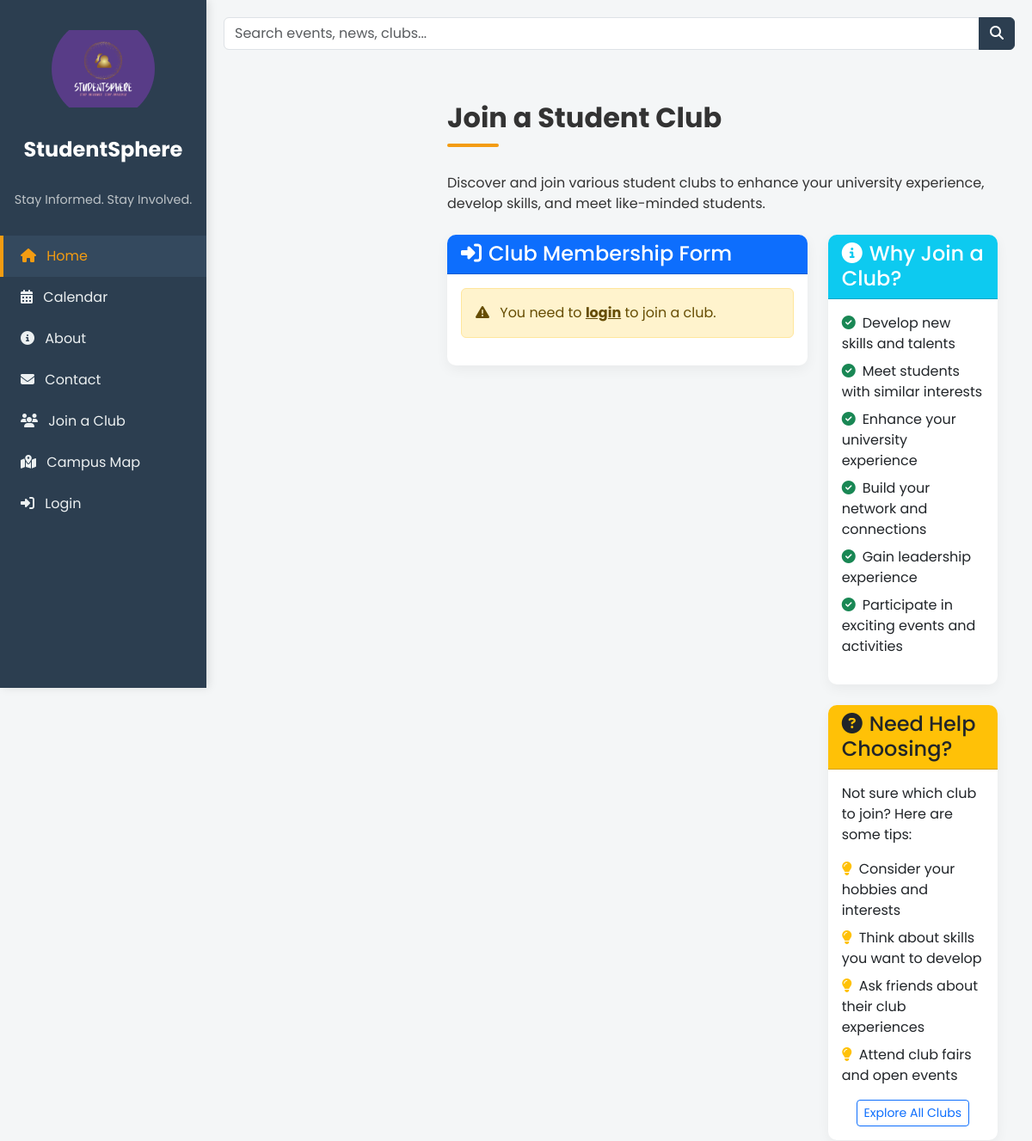
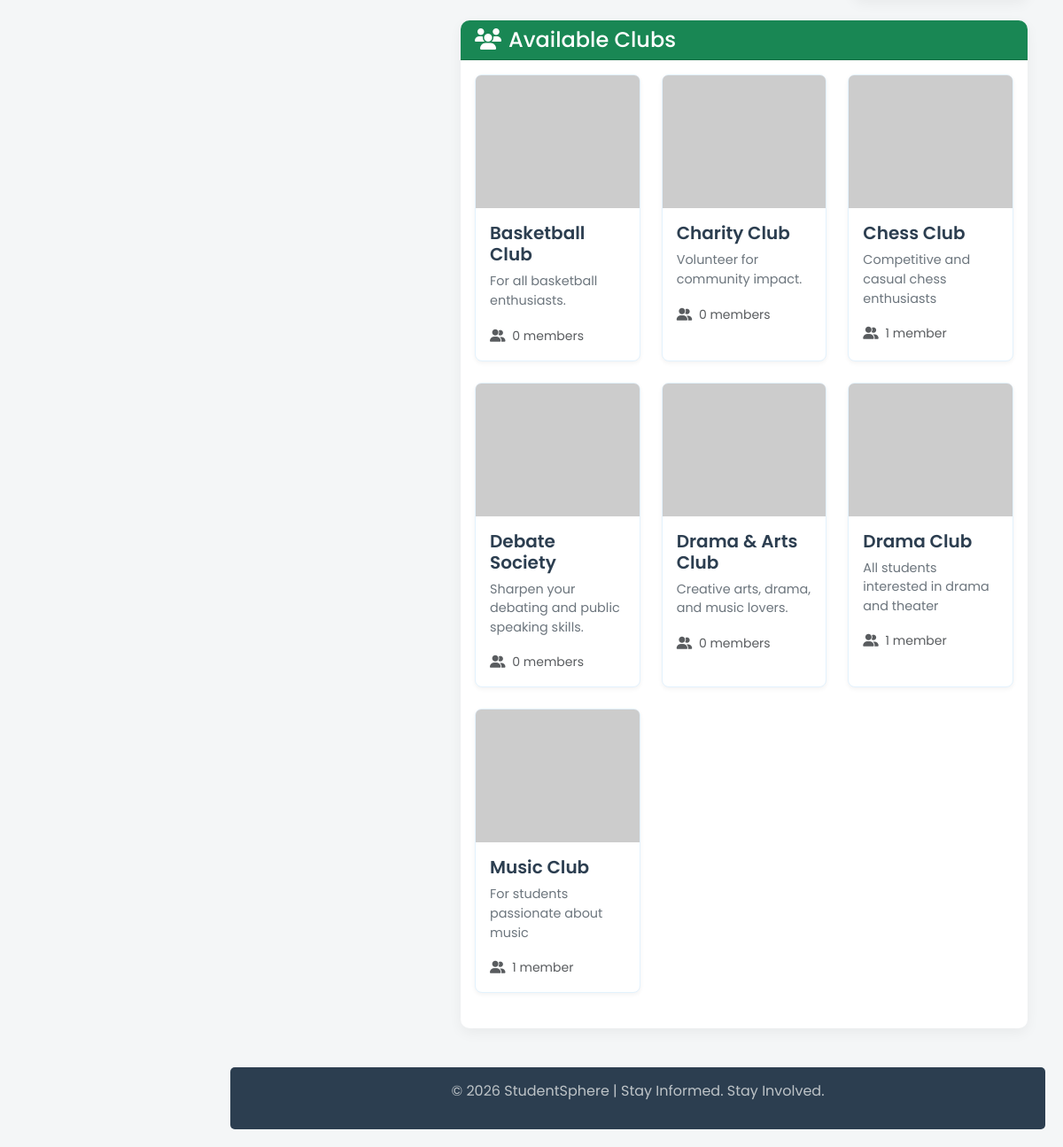
/join-club.php, run on the app's committed database (2 pictures, top to bottom).
### tables this page shows
CREATE TABLE `clubs` (
  `id` int(11) NOT NULL,
  `name` varchar(100) NOT NULL,
  `description` text DEFAULT NULL,
  `created_by` int(11) DEFAULT NULL,
  `created_at` timestamp NOT NULL DEFAULT current_timestamp()
);

### join-club.php (the view, shortened to what this page needs)
<?php include 'header.php'; ?>
<?php include 'sidebar.php'; ?>
<?php
include 'config.php';
$clubs = [];
$clubs_query = "SELECT * FROM clubs ORDER BY name ASC";
$clubs_result = $conn->query($clubs_query);
if ($clubs_result) {
    if ($clubs_result->num_rows > 0) {
        while ($club = $clubs_result->fetch_assoc()) {
            $clubs[] = $club;
        }
    }
} else {
    $message = "Error fetching clubs: " . $conn->error;
}
?>
<div class="content">
  <h2 class="section-title">Join a Student Club</h2>
  <p class="mb-4">Discover and join various student clubs to enhance your university experience, develop skills, and meet like-minded students.</p>
  <div class="row">
    <div class="col-md-8">
      <div class="card mb-4">
        <div class="card-header bg-primary text-white">
          <h4 class="mb-0"><i class="fas fa-sign-in-alt me-2"></i>Club Membership Form</h4>
        </div>
        <div class="card-body">
          <?php if (!isset($_SESSION['user_id'])): ?>
            <div class="alert alert-warning">
              <i class="fas fa-exclamation-triangle me-2"></i>
              You need to <a href="login.php" class="alert-link">login</a> to join a club.
            </div>
          <?php endif; ?>
        </div>
      </div>
    </div>
    <div class="col-md-4">
      <div class="card mb-4">
        <div class="card-header bg-info text-white">
          <h4 class="mb-0"><i class="fas fa-info-circle me-2"></i>Why Join a Club?</h4>
        </div>
        <div class="card-body">
          <ul class="list-unstyled">
            <li class="mb-2"><i class="fas fa-check-circle text-success me-2"></i>Develop new skills and talents</li>
            <li class="mb-2"><i class="fas fa-check-circle text-success me-2"></i>Meet students with similar interests</li>
            <li class="mb-2"><i class="fas fa-check-circle text-success me-2"></i>Enhance your university experience</li>
            <li class="mb-2"><i class="fas fa-check-circle text-success me-2"></i>Build your network and connections</li>
            <li class="mb-2"><i class="fas fa-check-circle text-success me-2"></i>Gain leadership experience</li>
            <li><i class="fas fa-check-circle text-success me-2"></i>Participate in exciting events and activities</li>
          </ul>
        </div>
      </div>
      <div class="card">
        <div class="card-header bg-warning text-dark">
          <h4 class="mb-0"><i class="fas fa-question-circle me-2"></i>Need Help Choosing?</h4>
        </div>
        <div class="card-body">
          <p class="mb-3">Not sure which club to join? Here are some tips:</p>
          <ul class="list-unstyled">
            <li class="mb-2"><i class="fas fa-lightbulb text-warning me-2"></i>Consider your hobbies and interests</li>
            <li class="mb-2"><i class="fas fa-lightbulb text-warning me-2"></i>Think about skills you want to develop</li>
            <li class="mb-2"><i class="fas fa-lightbulb text-warning me-2"></i>Ask friends about their club experiences</li>
            <li><i class="fas fa-lightbulb text-warning me-2"></i>Attend club fairs and open events</li>
          </ul>
          <div class="text-center mt-3">
            <a href="clubs.php" class="btn btn-outline-primary btn-sm">Explore All Clubs</a>
          </div>
        </div>
      </div>
    </div>
  </div>
  <div class="row mt-4">
    <div class="col-12">
      <div class="card">
        <div class="card-header bg-success text-white">
          <h4 class="mb-0"><i class="fas fa-users me-2"></i>Available Clubs</h4>
        </div>
        <div class="card-body">
          <?php if (!empty($clubs)): ?>
            <div class="row">
              <?php foreach ($clubs as $club): ?>
                <div class="col-md-6 col-lg-4 mb-4">
                  <div class="club-card h-100">
                    <div class="club-image">
                      <img src="<?php echo !empty($club['image_url']) ? htmlspecialchars($club['image_url']) : 'https://via.placeholder.com/300x200/3c8dbc/ffffff?text=' . urlencode($club['name']); ?>"
                           alt="<?php echo htmlspecialchars($club['name']); ?>"
                           class="img-fluid rounded-top">
                    </div>
                    <div class="club-content p-3">
                      <h5 class="club-title"><?php echo htmlspecialchars($club['name']); ?></h5>
                      <p class="club-description"><?php
                        $description = !empty($club['description']) ? $club['description'] : 'No description available.';
                        echo htmlspecialchars(substr($description, 0, 100)) . (strlen($description) > 100 ? '...' : '');
                      ?></p>
                      <div class="club-meta">
                        <small class="text-muted">
                          <i class="fas fa-user-friends me-1"></i>
                          <?php
                          $member_query = "SELECT COUNT(*) as count FROM club_members WHERE club_id = " . $club['id'];
                          $member_result = $conn->query($member_query);
                          if ($member_result) {
                              $member_count = $member_result->fetch_assoc()['count'];
                              echo $member_count . ' member' . ($member_count != 1 ? 's' : '');
                          } else {
                              echo '0 members';
                          }
                          ?>
                        </small>
                      </div>
                    </div>
                  </div>
                </div>
              <?php endforeach; ?>
            </div>
          <?php endif; ?>
        </div>
      </div>
    </div>
  </div>
</div>
<?php include 'footer.php'; ?>

### header.php (shortened to what this page needs)
<!DOCTYPE html>
<html lang="en">
<head>
  <link href="https://cdn.jsdelivr.net/npm/bootstrap@5.3.2/dist/css/bootstrap.min.css" rel="stylesheet">
  <link rel="stylesheet" href="https://cdnjs.cloudflare.com/ajax/libs/font-awesome/6.4.0/css/all.min.css">
  <link rel="stylesheet" href="style.css">
</head>
<body>
<div class="content">
<form class="d-flex ms-auto" action="search.php" method="get">
    <div class="input-group">
        <input class="form-control" type="search" name="q"
               placeholder="Search events, news, clubs..."
               aria-label="Search"
               value="<?= isset($_GET['q']) ? htmlspecialchars($_GET['q']) : '' ?>">
        <button class="btn btn-primary" type="submit">
            <i class="fas fa-search"></i>
        </button>
    </div>
</form>
  <div class="spacer"></div>

### sidebar.php (shortened to what this page needs)
<div class="sidebar">
  <div class="text-center mb-3">
    <div style="width: 120px; height: 120px; margin: 0 auto;">
      <img src="logo.png" alt="StudentSphere Logo" style="width: 100%; height: 100%; object-fit: contain; border-radius: 50%;">
    </div>
  </div>
  <div class="logo-text">StudentSphere</div>
  <div class="tagline">Stay Informed. Stay Involved.</div>
  <a href="index.php" class="active"><i class="fas fa-home me-2"></i> Home</a>
  <a href="calendar.php"><i class="fas fa-calendar-alt me-2"></i> Calendar</a>
  <a href="about.php"><i class="fas fa-info-circle me-2"></i> About</a>
  <a href="contact.php"><i class="fas fa-envelope me-2"></i> Contact</a>
  <a href="join-club.php"><i class="fas fa-users me-2"></i> Join a Club</a>
  <a href="campus-map.php"><i class="fas fa-map-marked-alt me-2"></i> Campus Map</a>
  <?php if(isset($_SESSION['user_id'])): ?>
    <a href="logout.php"><i class="fas fa-sign-out-alt me-2"></i> Logout (<?= htmlspecialchars($_SESSION['name']) ?>)</a>
  <?php else: ?>
    <a href="login.php"><i class="fas fa-sign-in-alt me-2"></i> Login</a>
  <?php endif; ?>
</div>

### footer.php (shortened to what this page needs)
<div class="footer mt-4">
  <p>&copy; <?php echo date("Y"); ?> StudentSphere | Stay Informed. Stay Involved.</p>
</div>
</body>
</html>

### style.css (style rules this page uses)
:root { --primary: #2c3e50; --accent: #f39c12; --secondary: #27ae60; --light: #f4f6f7; --dark: #2c3e50; }
body { font-family: 'Poppins', sans-serif; background-color: var(--light); color: #333; }
.sidebar { height: 100vh; background: var(--primary); color: #fff; position: fixed; top: 0; left: 0; width: 240px; padding-top: 20px; box-shadow: 3px 0 10px rgba(0,0,0,0.1); z-index: 1000; overflow-y: auto; }
.sidebar a { display: block; padding: 12px 20px; color: #ecf0f1; text-decoration: none; transition: all 0.3s; border-left: 4px solid transparent; }
.sidebar a:hover, .sidebar a.active { background: #34495e; color: var(--accent); border-left: 4px solid var(--accent); }
.content { margin-left: 240px; padding: 20px; }
.footer { background: var(--primary); color: #bdc3c7; text-align: center; padding: 15px; margin-top: 40px; border-radius: 5px; }
.btn-primary { background-color: var(--primary); border-color: var(--primary); }
.section-title { position: relative; padding-bottom: 15px; margin-bottom: 30px; font-weight: 700; }
.section-title:after { content: ''; position: absolute; bottom: 0; left: 0; width: 60px; height: 4px; background: var(--accent); border-radius: 2px; }
.logo-text { font-weight: 700; font-size: 1.5rem; text-align: center; margin-bottom: 30px; color: white; padding: 0 15px; }
.tagline { font-size: 0.9rem; color: #bdc3c7; text-align: center; margin-bottom: 30px; }
.spacer { height: 40px; }

### join-club.php (style rules this page uses)
.section-title { position: relative; padding-bottom: 15px; margin-bottom: 30px; font-weight: 700; }
.section-title:after { content: ''; position: absolute; bottom: 0; left: 0; width: 60px; height: 4px; background: #f39c12; border-radius: 2px; }
.club-card { border: 1px solid #e3f2fd; border-radius: 8px; background-color: #fff; transition: all 0.3s; box-shadow: 0 2px 5px rgba(0,0,0,0.05); }
.club-image { height: 150px; overflow: hidden; }
.club-image img { width: 100%; height: 100%; object-fit: cover; }
.club-title { color: #2c3e50; font-weight: 600; }
.club-description { color: #6c757d; font-size: 0.9rem; }
.card { border: none; border-radius: 10px; box-shadow: 0 5px 15px rgba(0,0,0,0.05); }
.card-header { border-radius: 10px 10px 0 0 !important; }

### data on the page
clubs: name "Basketball Club", description "For all basketball enthusiasts.", member_count "0"
clubs: name "Charity Club", description "Volunteer for community impact.", member_count "0"
clubs: name "Chess Club", description "Competitive and casual chess enthusiasts", member_count "1"
clubs: name "Debate Society", description "Sharpen your debating and public speaking skills.", member_count "0"
clubs: name "Drama & Arts Club", description "Creative arts, drama, and music lovers.", member_count "0"
clubs: name "Drama Club", description "All students interested in drama and theater", member_count "1"
clubs: name "Music Club", description "For students passionate about music", member_count "1"
